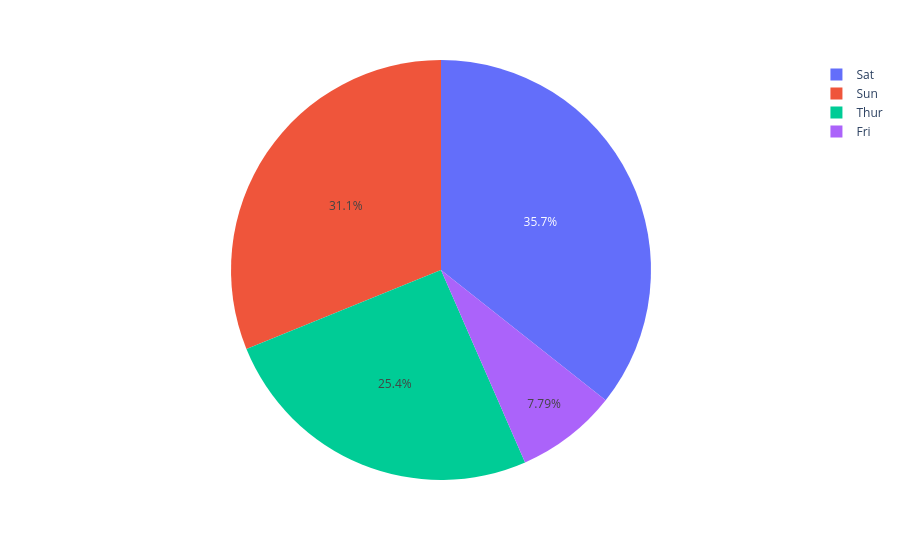

Notebook code cell kept with this figure:
### Code cell
px.pie(quantidade_pedidos_por_dia, names=quantidade_pedidos_por_dia.index, values=quantidade_pedidos_por_dia.values)

### Figure 1 — Plotly figure (JSON) as saved in the notebook; plotly's stock layout.template omitted (floating-point values rounded to 4 significant figures)
{"data": [{"domain": {"x": [0, 1], "y": [0, 1]}, "hovertemplate": "day=%{label}<br>value=%{value}<extra></extra>", "labels": ["Sat", "Sun", "Thur", "Fri"], "legendgroup": "", "name": "", "showlegend": true, "type": "pie", "values": [87, 76, 62, 19]}], "layout": {"legend": {"tracegroupgap": 0}, "margin": {"t": 60}}}
